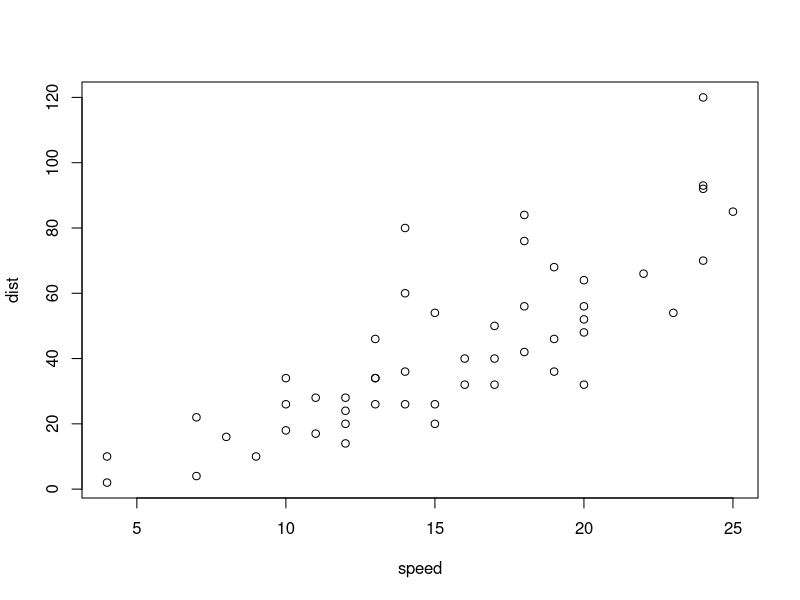
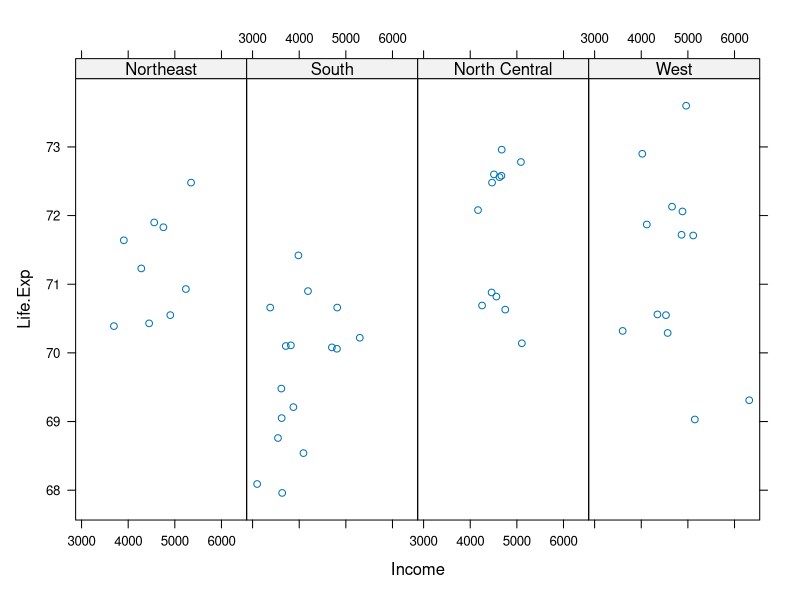
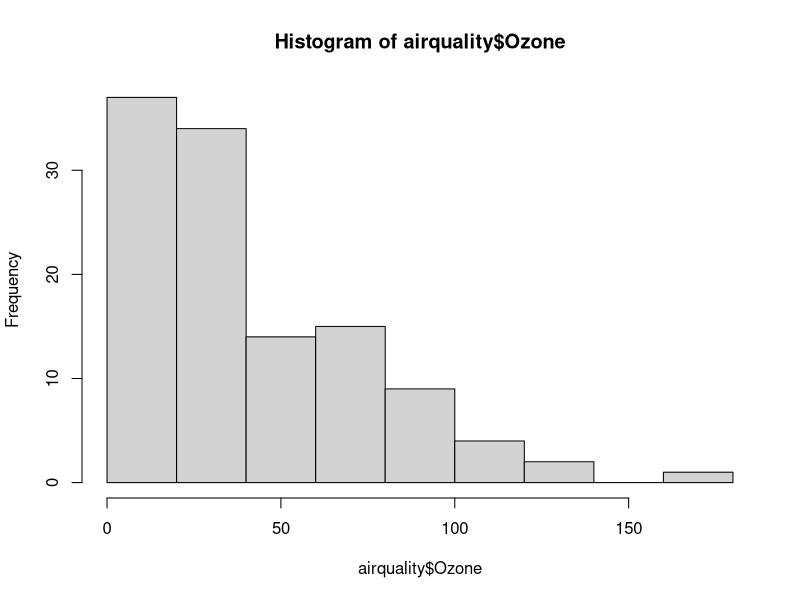
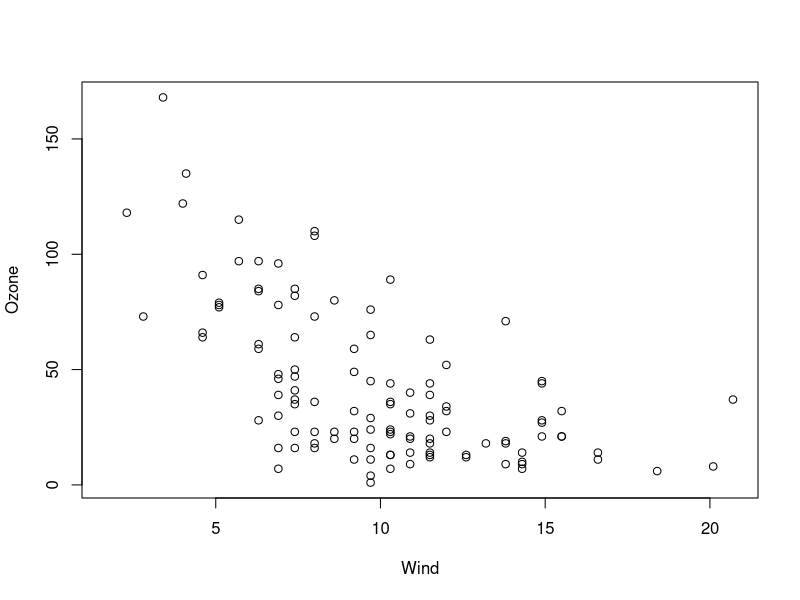
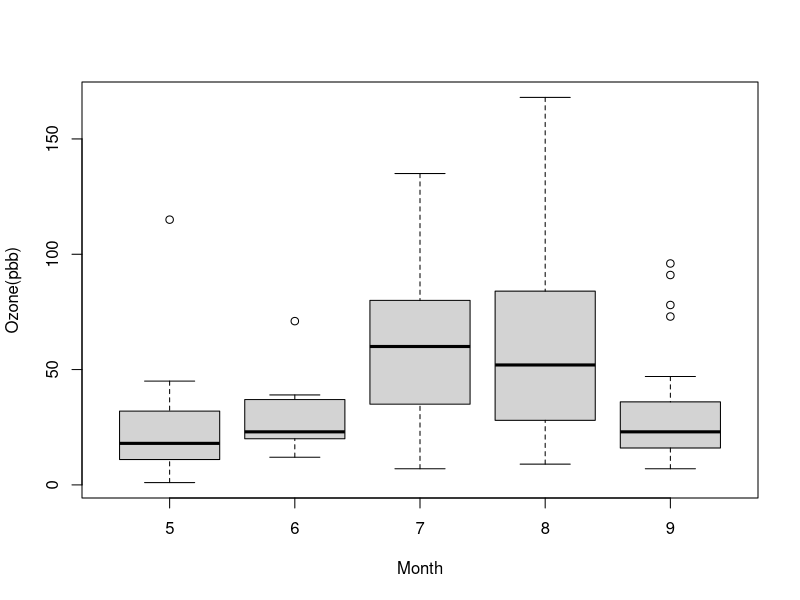
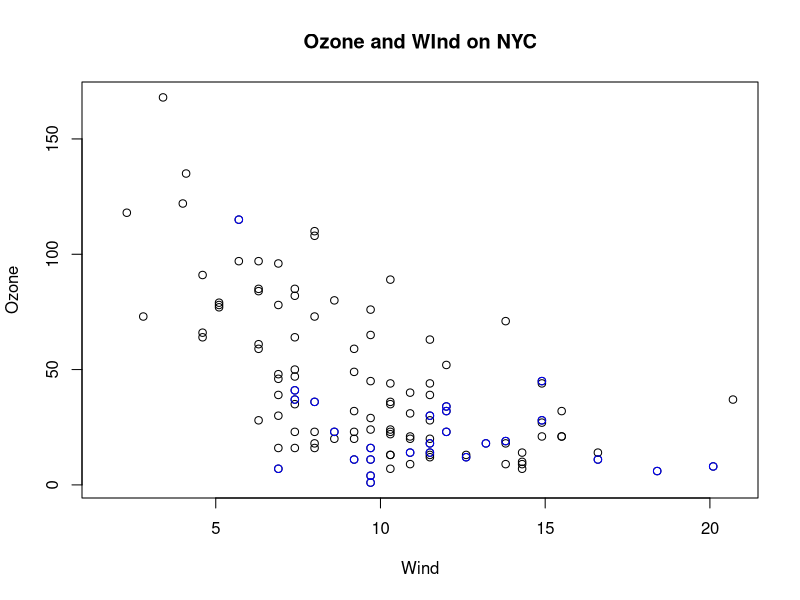
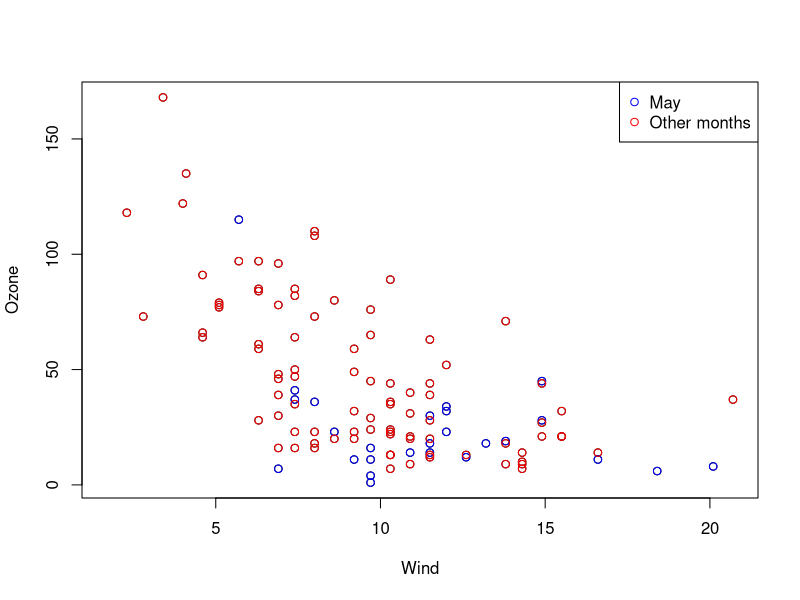
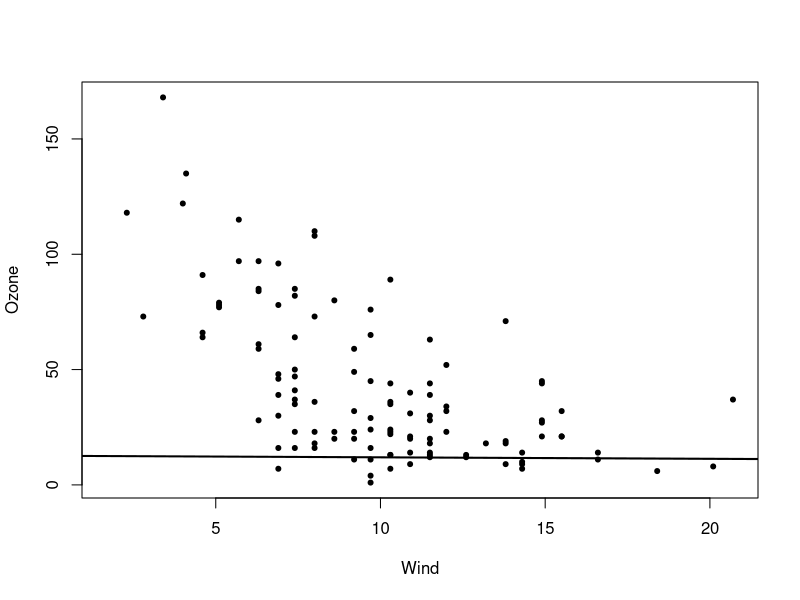

Write R code to recreate these figures, in order.
#Principle of analytic graphics: show comparisons
# Role of exploratory data: xin place of formal modelling
#
########

#Week 1, Lesson 2
#Base plotting
library(datasets)
data(cars)
with(cars, plot(speed, dist))

#Lattice
# All in one command, hence need to specify alot including margins and spacing
#eg: conditioning plot, plot y~x conditioning on diff variables z
library(lattice)
state <- data.frame(state.x77, region = state.region)
xyplot(Life.Exp ~ Income | region, data = state, layout = c(4,1))

library(ggplot2)
###########
library(lattice)

library(datasets)
hist(airquality$Ozone)
with(airquality, plot(Wind, Ozone))

airquality <- transform(airquality, Month = factor(Month))
boxplot(Ozone ~ Month , airquality, xlab = "Month", ylab = "Ozone(pbb)")

#pch: plotting symbol
#lty : line type
#lwd: line width
#col: line color
#xlab, ylab: label on respective axes

#par(): oma: outer margin for printing aesthetics
par("lty") #and below to see the current settings of the par parameters
par("oma")
par("mar") #clockwise direction, starting from left. Margin length
par("mfrow")


#Adding to plot
##lines points, text, title, mtext (margin text) (arbitrary text to margins), axis

with(airquality, plot(Wind, Ozone))
title(main ="Ozone and WInd on NYC")   #Adding a title
with(subset(airquality, Month==5), points(Wind, Ozone, col = "blue"))

with(airquality, plot(Wind, Ozone), main = "Ozone and Wind in NYC", type = "n")
with(subset(airquality, Month ==5), points(Wind, Ozone, col = "blue"))
with(subset(airquality, Month != 5), points(Wind, Ozone, col = "red"))
legend("topright", pch = 1, col = c("blue", "red"), legend = c("May", "Other months"))

with(airquality, plot(Wind, Ozone, pch = 20), main = "Ozone and Wind in NYC")
model <- lm(Wind ~ Ozone, airquality)
abline(model, lwd = 2)
